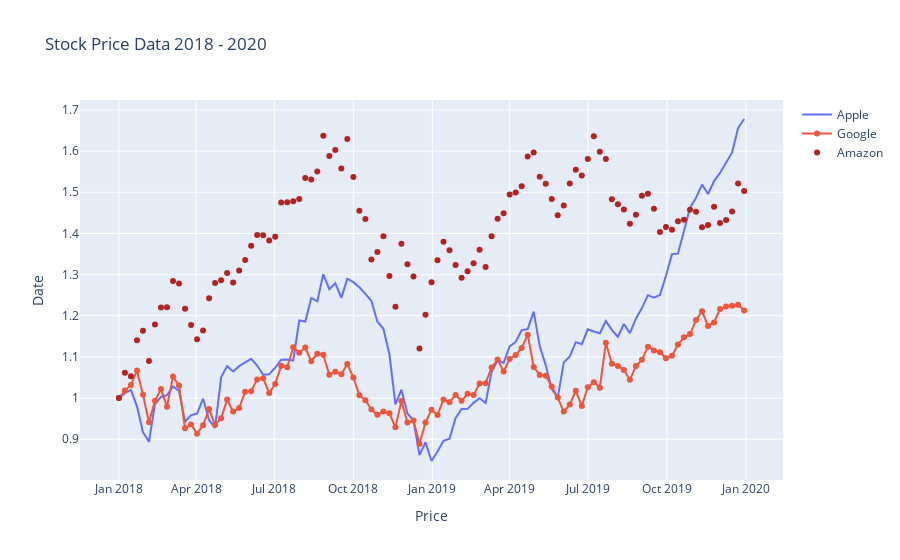

This figure's notebook cell:
### Code cell
fig = go.Figure()
fig.add_trace(go.Scatter(x=df_stocks.date, y=df_stocks.AAPL, mode="lines", name="Apple"))
fig.add_trace(go.Scatter(x=df_stocks.date, y=df_stocks.GOOG, mode="lines+markers", name="Google"))
fig.add_trace(go.Scatter(x=df_stocks.date, y=df_stocks.AMZN, mode="markers", name="Amazon",
                        line=dict(color='firebrick', width=2, dash='dashdot')))
fig.update_layout(title="Stock Price Data 2018 - 2020", xaxis_title = "Price", yaxis_title="Date")
